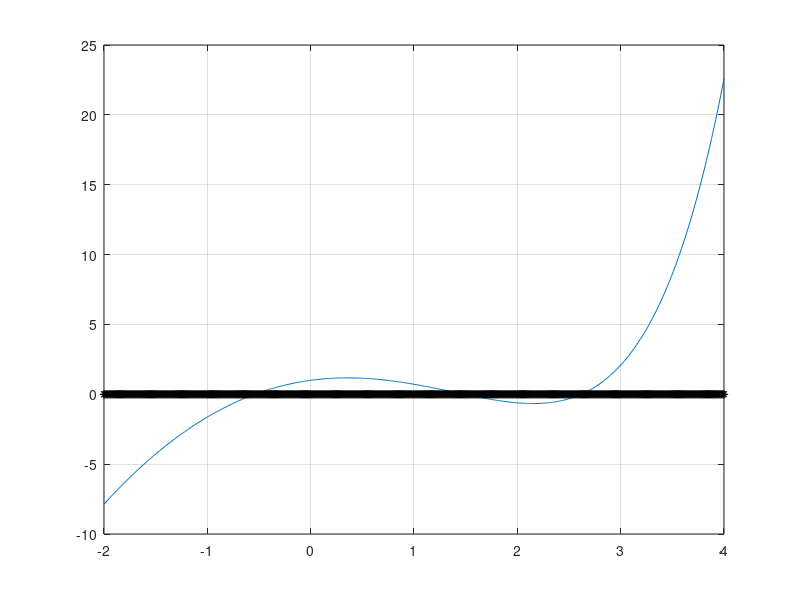

MATLAB code to generate this figure: (Note: this script raises an error after producing the figure.)
%%
            % Solving non linear Equation
            % Bisection Method
close all
clear all
format long

f = @(x) exp(x) - 2.* x.^2;
df = @(x) exp(x)- 4.* x;


            % Defining a mesh on the X-axis with steps of 0.01
x = [-2: 0.01: 4]';
y = f(x);

figure(1)
plot(x, y, x, zeros(size(x)),'k*')
grid on

            % The plot show there are 3 roots for this non-linear equation
            % which are around -0.5, 1.5 and 2.5, by considering x0=-0.5,
            % we'll try to find that root with bisection method in this
            % section of codes


a = -1;
b = 0;
xm = (a+b) / 2;

maxIter = 200;
tolerance = 10e-8;


while i < maxIter && abs(a-b)/ 2 > tolerance
    i=i+1;
    if f(a).*f(xm)<0
        b=xm;
    else
        a=xm;
        
    end
    xm=(a+b)/2;
end
fprintf(" Bisection Method did %.15g iterations to get x = %.15g \n" ,i , xm(end))

   
    %%
    
            % Newton Method
close all
clear all
format long
f = @(x) exp(x) - 2.* x.^2;
df = @(x) exp(x)- 4.* x;


            % Defining a mesh on the X-axis with steps of 0.01
x = [-2: 0.01: 4]';
y = f(x);

figure(1)
plot(x, y, x, zeros(size(x)),'k*')
grid on

            % The plot show there are 3 roots for this non-linear equation
            % which are around -0.5, 1.5 and 2.5, by considering x0=-0.5,
            % we'll try to find that root with Newton method in this
            % section of codes

x0 = -0.5;
maxIter = 200;
tolerance = 10e-8;

for i=1:maxIter

    delta = -f(x0) / df(x0);
    
    if abs(delta) < tolerance
        break
    end

    x0 = x0 + delta;
end

fprintf(" Newton    Method did %.15g  iterations to get x = %.15g  \n" ,i , x0)


%%
            % Secant Method
close all
clear all
format long
f = @(x) exp(x) - 2.* x.^2;
df = @(x) exp(x)- 4.* x;


            % Defining a mesh on the X-axis with steps of 0.01
x = [-2: 0.01: 4]';
y = f(x);

figure(1)
plot(x, y, x, zeros(size(x)),'k*')
grid on

            % The plot show there are 3 roots for this non-linear equation
            % which are around -0.5, 1.5 and 2.5, by considering x0=-0.5,
            % we'll try to find the root which is around -0.5, to do so, we
            % need two initial steps which are defined as below:

x1 = -0.3;
x2 = -0.8;
maxIter = 200;
tolerance= 10e-8;

for i = 1 : maxIter

    delta = -f(x2).* (x1-x2) / ( f(x1)- f(x2) );

    if abs(delta) < tolerance
        break
    end
    
    x1 = x2;
    x2 = x1+delta;
end
fprintf(" Secant    Method did %.15g  iterations to get x = %.15g  \n" ,i , x2)

%%
            %Chord Method
close all
clear all
format long

f = @(x) exp(x) - 2.* x.^2;
df = @(x) exp(x)- 4.* x;


            % Defining a mesh on the X-axis with steps of 0.01
x = [-2: 0.01: 4]';
y = f(x);

figure(1)
plot(x, y, x, zeros(size(x)),'k*')
grid on

            % The plot show there are 3 roots for this non-linear equation
            % which are around -0.5, 1.5 and 2.5, by considering x0=-0.5,
            % we'll try to find that root with Chord Method in this
            % section of codes

a= -2;
b = 4;

maxIter = 100;
tolerance = 10e-9;
x0 = 2.4;

for i = 1 : maxIter

    delta = f(x0)* (a-b) / (f(a)-f(b) );

    if abs(delta)<tolerance
        break
    else
        x0 = x0+ delta;
    end

end

fprintf(" Chord     Method did %.15g iterations to get x = %.15g  \n" ,i , x0)

%% 
            % Fixed Point Method Phi1


close all
clear all
format long
f = @(x) exp(x) - 2.* x.^2;
df = @(x) exp(x)- 4.* x;
phi1 = @(x) log( 2*x.^ 2 );
dphi1 = @(x) 2./x;


            % Defining a mesh on the X-axis with steps of 0.01
x = [-2: 0.01: 4]';
y = f(x);


figure(1)
tiledlayout(2,1)

nexttile
plot(x,abs(dphi1(x)), x,ones(size(x)),'k*')
ylim ([0 2])
title('derivative of dphi1')

grid on

nexttile
plot(x, y, x, zeros(size(x)),'k')
grid on

            % So the plot on the buttom shows that this non-linear equation
            % has three answers around -0.5, 1.5, and 2.5 but the plot on the
            % top shows that the fixed point method can only give us the
            % answer which is around 2.5, because two other answers are in
            % the area for which the absolute value of  derivative of phi
            % function is larger than 1


x0 = 2.1;
maxIter = 200;
tolerance = 10e-8;

for i = 1 : maxIter

    x1 = phi1(x0);
    if abs(x0-x1) < tolerance
        break
    end

    x0 = x1;
end

fprintf(" Fixed Point Method with Phi1 did %.15g  iterations to get x = %.15g  \n" ,i , x1)

    %%
            % Fixed Point Phi2
            close all
clear all
format long
f = @(x) exp(x) - 2.* x.^2;
df = @(x) exp(x)- 4.* x;

phi2=@(x) sqrt( 0.5* exp(x) );
dphi2=@(x) exp(x)./ ( (4.*(exp(x)./2).^ (1/2) ) );

            % Defining a mesh on the X-axis with steps of 0.01
x = [-2: 0.01: 4]';
y = f(x);


figure(1)
tiledlayout(2,1)

nexttile
plot(x,abs(dphi2(x)), x,ones(size(x)),'k*')
ylim ([0 2])
title('derivative of dphi2')

grid on

nexttile
plot(x, y, x, zeros(size(x)),'k')
grid on

            % So the plot on the buttom shows that this non-linear equation
            % has three answers around -0.5, 1.5, and 2.5 but the plot on the
            % top shows that the fixed point method can only give us the
            % answer which is around 0.5 and the one around 1.5 ,
            % because the other answer is located in 
            % the area for which the absolute value of  derivative of phi
            % function is larger than 1


x0 = 1.5;
maxIter = 200;
tolerance = 10e-8;

for i = 1 : maxIter

    x1 = phi2(x0);
    if abs(x0-x1) < tolerance
        break
    end

    x0 = x1;
end

fprintf(" Fixed Point Method with Phi2 did %.15g  iterations to get x = %.15g  \n" ,i , x1)

    %%
            % Fixed Point Phi2
            close all
clear all
format long
f = @(x) exp(x) - 2.* x.^2;
df = @(x) exp(x)- 4.* x;

phi3 = @(x) -sqrt( 0.5* exp(x) );
dphi3 = @(x) -exp(x)./ ( (4.*(exp(x)./2).^ (1/2) ) );


            % Defining a mesh on the X-axis with steps of 0.01
x = [-2: 0.01: 4]';
y = f(x);


figure(1)
tiledlayout(2,1)

nexttile
plot(x,abs(dphi3(x)), x,ones(size(x)),'k*')
ylim ([0 2])
title('derivative of dphi3')

grid on

nexttile
plot(x, y, x, zeros(size(x)),'k')
grid on

            % So the plot on the buttom shows that this non-linear equation
            % has three answers around -0.5, 1.5, and 2.5 but the plot on the
            % top shows that the fixed point method can only give us the
            % answer which is around 0.5 and the one around 1.5 ,
            % because the other answer is located in 
            % the area for which the absolute value of  derivative of phi
            % function is larger than 1


x0 = 1.5;
maxIter = 200;
tolerance = 10e-8;

for i = 1 : maxIter

    x1 = phi3(x0);
    if abs(x0-x1) < tolerance
        break
    end

    x0 = x1;
end

fprintf(" Fixed Point Method with Phi3 did %.15g  iterations to get x = %.15g  \n" ,i , x1)
